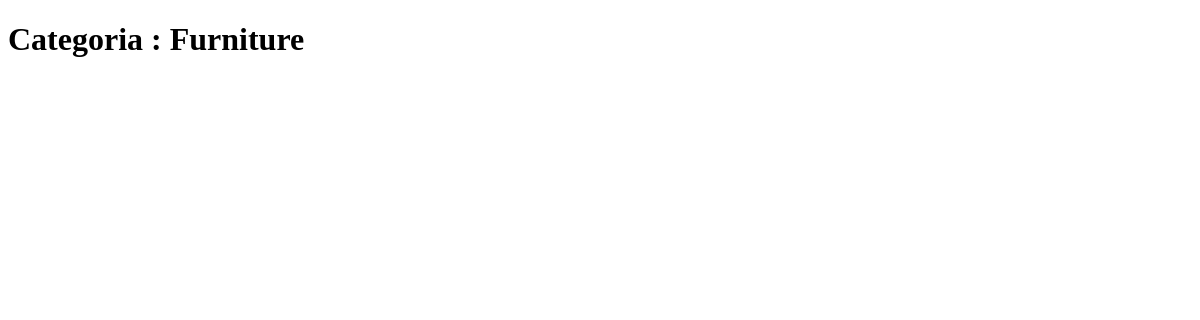
The app's page /Shop/categories/furniture, older data.
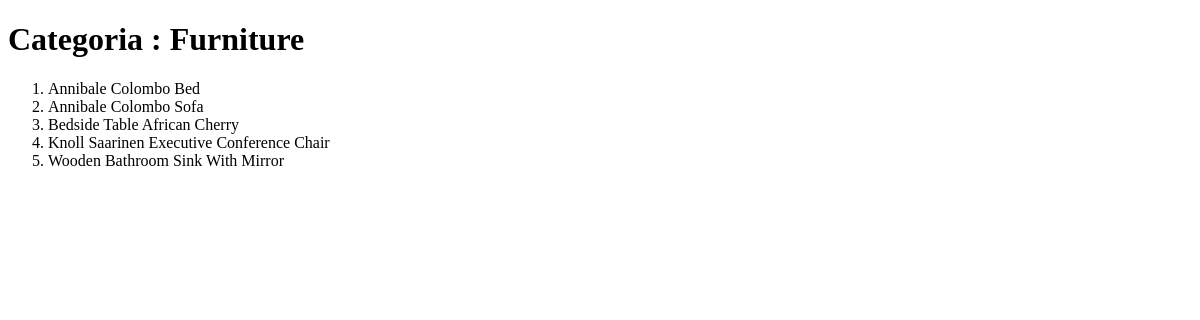
The same page, newer data.
### Shop/models.py (models this page shows, shortened)
class Product(models.Model):
    name = models.CharField(max_length=255)
    slug = models.SlugField(blank=True)
    description = models.TextField()
    price = models.DecimalField(max_digits=10, decimal_places=2)
    image = models.ImageField(upload_to="product_images")
    created = models.DateTimeField(auto_now=True)
    updated = models.DateTimeField(auto_now_add=True)
    category = models.ForeignKey(Category, on_delete=models.SET_NULL, null=True)

### Shop/views.py (the view)
# urls.py: path("categories/<slug>", category_details_view),
def category_details_view(request, slug):
	category_details = Category.objects.filter(slug=slug).first()
	if not category_details:
		return redirect('categories_url')
	products = Product.objects.filter(category=category_details)
	context = {
		'category': category_details,
		'products': products,
	}
	return render(request, 'category_details.html', context)

### Shop/models.py (called while the page is built)
    def __str__(self):
        return self.name

### Shop/templates/category_details.html (shortened to what this page needs)
<!DOCTYPE html>
<html lang="en">
<head>
</head>
<body>
    <h1>Categoria : {{category}}</h1>
    <ol>
    {% for prod in products  %}
        <li>{{prod.name}}</li>
    {% endfor %}
    </ol>
</body>
</html>

Row changes from the older to the newer data that the page shows:
added Product: name "Annibale Colombo Bed"
added Product: name "Annibale Colombo Sofa"
added Product: name "Bedside Table African Cherry"
added Product: name "Knoll Saarinen Executive Conference Chair"
added Product: name "Wooden Bathroom Sink With Mirror"
